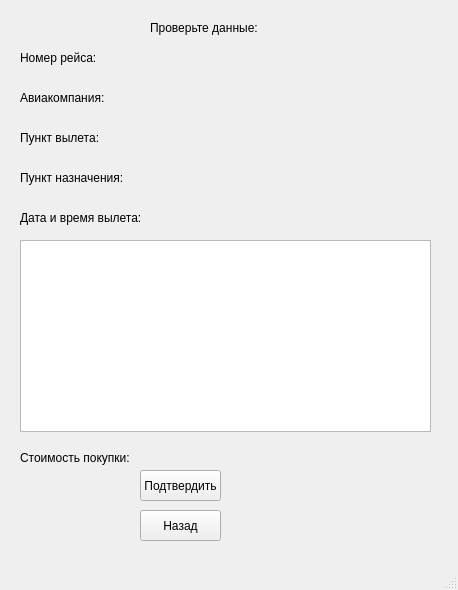
<?xml version="1.0" encoding="UTF-8"?>
<ui version="4.0">
 <class>MainWindow</class>
 <widget class="QMainWindow" name="MainWindow">
  <property name="geometry">
   <rect>
    <x>0</x>
    <y>0</y>
    <width>458</width>
    <height>590</height>
   </rect>
  </property>
  <property name="windowTitle">
   <string>MainWindow</string>
  </property>
  <widget class="QWidget" name="centralwidget">
   <widget class="QLabel" name="label">
    <property name="geometry">
     <rect>
      <x>150</x>
      <y>20</y>
      <width>121</width>
      <height>16</height>
     </rect>
    </property>
    <property name="text">
     <string>Проверьте данные:</string>
    </property>
   </widget>
   <widget class="QLabel" name="label_2">
    <property name="geometry">
     <rect>
      <x>20</x>
      <y>50</y>
      <width>231</width>
      <height>16</height>
     </rect>
    </property>
    <property name="text">
     <string>Номер рейса:</string>
    </property>
   </widget>
   <widget class="QLabel" name="label_3">
    <property name="geometry">
     <rect>
      <x>20</x>
      <y>90</y>
      <width>261</width>
      <height>16</height>
     </rect>
    </property>
    <property name="text">
     <string>Авиакомпания:</string>
    </property>
   </widget>
   <widget class="QLabel" name="label_4">
    <property name="geometry">
     <rect>
      <x>20</x>
      <y>130</y>
      <width>311</width>
      <height>16</height>
     </rect>
    </property>
    <property name="text">
     <string>Пункт вылета:</string>
    </property>
   </widget>
   <widget class="QLabel" name="label_5">
    <property name="geometry">
     <rect>
      <x>20</x>
      <y>170</y>
      <width>351</width>
      <height>16</height>
     </rect>
    </property>
    <property name="text">
     <string>Пункт назначения:</string>
    </property>
   </widget>
   <widget class="QLabel" name="label_6">
    <property name="geometry">
     <rect>
      <x>20</x>
      <y>210</y>
      <width>341</width>
      <height>16</height>
     </rect>
    </property>
    <property name="text">
     <string>Дата и время вылета:</string>
    </property>
   </widget>
   <widget class="QTableWidget" name="tableWidget">
    <property name="geometry">
     <rect>
      <x>20</x>
      <y>240</y>
      <width>411</width>
      <height>192</height>
     </rect>
    </property>
   </widget>
   <widget class="QLabel" name="label_7">
    <property name="geometry">
     <rect>
      <x>20</x>
      <y>450</y>
      <width>341</width>
      <height>16</height>
     </rect>
    </property>
    <property name="text">
     <string>Стоимость покупки:</string>
    </property>
   </widget>
   <widget class="QPushButton" name="pushButton">
    <property name="geometry">
     <rect>
      <x>140</x>
      <y>470</y>
      <width>81</width>
      <height>31</height>
     </rect>
    </property>
    <property name="text">
     <string>Подтвердить</string>
    </property>
   </widget>
   <widget class="QPushButton" name="pushButton_2">
    <property name="geometry">
     <rect>
      <x>140</x>
      <y>510</y>
      <width>81</width>
      <height>31</height>
     </rect>
    </property>
    <property name="text">
     <string>Назад</string>
    </property>
   </widget>
  </widget>
  <widget class="QMenuBar" name="menubar">
   <property name="geometry">
    <rect>
     <x>0</x>
     <y>0</y>
     <width>458</width>
     <height>21</height>
    </rect>
   </property>
  </widget>
  <widget class="QStatusBar" name="statusbar"/>
 </widget>
 <resources/>
 <connections/>
</ui>
